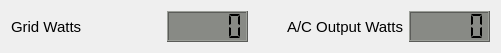
   <widget class="QWidget" name="layoutWidget">
    <property name="geometry">
     <rect>
      <x>11</x>
      <y>590</y>
      <width>501</width>
      <height>33</height>
     </rect>
    </property>
    <layout class="QHBoxLayout" name="horizontalLayout_5">
     <item>
      <widget class="QLabel" name="Grid_Watts_label">
       <property name="maximumSize">
        <size>
         <width>160</width>
         <height>16777215</height>
        </size>
       </property>
       <property name="font">
        <font>
         <pointsize>11</pointsize>
        </font>
       </property>
       <property name="text">
        <string>Grid Watts</string>
       </property>
      </widget>
     </item>
     <item>
      <widget class="QLCDNumber" name="Grid_Watts_LCD">
       <property name="minimumSize">
        <size>
         <width>81</width>
         <height>31</height>
        </size>
       </property>
       <property name="maximumSize">
        <size>
         <width>81</width>
         <height>31</height>
        </size>
       </property>
       <property name="font">
        <font>
         <pointsize>11</pointsize>
         <weight>50</weight>
         <bold>false</bold>
        </font>
       </property>
       <property name="styleSheet">
        <string notr="true">QLCDNumber{
background-color: rgb(136, 138, 133);
}</string>
       </property>
       <property name="digitCount">
        <number>5</number>
       </property>
       <property name="segmentStyle">
        <enum>QLCDNumber::Flat</enum>
       </property>
       <property name="value" stdset="0">
        <double>0.000000000000000</double>
       </property>
      </widget>
     </item>
     <item>
      <widget class="QLabel" name="AC_Out_Watts_label">
       <property name="enabled">
        <bool>true</bool>
       </property>
       <property name="maximumSize">
        <size>
         <width>200</width>
         <height>16777215</height>
        </size>
       </property>
       <property name="font">
        <font>
         <pointsize>11</pointsize>
        </font>
       </property>
       <property name="text">
        <string>A/C Output Watts</string>
       </property>
       <property name="alignment">
        <set>Qt::AlignRight|Qt::AlignTrailing|Qt::AlignVCenter</set>
       </property>
      </widget>
     </item>
     <item>
      <widget class="QLCDNumber" name="AC_Out_Watts_LCD">
       <property name="minimumSize">
        <size>
         <width>81</width>
         <height>31</height>
        </size>
       </property>
       <property name="maximumSize">
        <size>
         <width>81</width>
         <height>31</height>
        </size>
       </property>
       <property name="font">
        <font>
         <pointsize>11</pointsize>
         <weight>50</weight>
         <bold>false</bold>
        </font>
       </property>
       <property name="styleSheet">
        <string notr="true">QLCDNumber{
background-color: rgb(136, 138, 133);
}</string>
       </property>
       <property name="digitCount">
        <number>5</number>
       </property>
       <property name="segmentStyle">
        <enum>QLCDNumber::Flat</enum>
       </property>
       <property name="value" stdset="0">
        <double>0.000000000000000</double>
       </property>
      </widget>
     </item>
    </layout>
   </widget>
